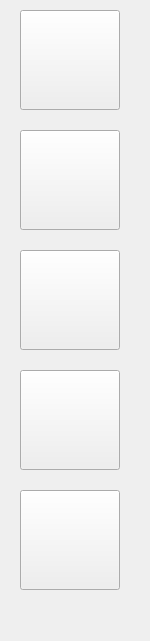
  <widget class="QFrame" name="frame">
   <property name="geometry">
    <rect>
     <x>0</x>
     <y>70</y>
     <width>150</width>
     <height>641</height>
    </rect>
   </property>
   <property name="styleSheet">
    <string notr="true"/>
   </property>
   <property name="frameShape">
    <enum>QFrame::NoFrame</enum>
   </property>
   <property name="frameShadow">
    <enum>QFrame::Raised</enum>
   </property>
   <widget class="QPushButton" name="pushButton_cnc">
    <property name="geometry">
     <rect>
      <x>20</x>
      <y>370</y>
      <width>100</width>
      <height>100</height>
     </rect>
    </property>
    <property name="styleSheet">
     <string notr="true">image: url(:/icon/icon/004-configuration.png);</string>
    </property>
    <property name="text">
     <string/>
    </property>
   </widget>
   <widget class="QPushButton" name="pushButton_room">
    <property name="geometry">
     <rect>
      <x>20</x>
      <y>10</y>
      <width>100</width>
      <height>100</height>
     </rect>
    </property>
    <property name="styleSheet">
     <string notr="true">image: url(:/icon/icon/home.png);</string>
    </property>
    <property name="text">
     <string/>
    </property>
   </widget>
   <widget class="QPushButton" name="pushButton_we">
    <property name="geometry">
     <rect>
      <x>20</x>
      <y>130</y>
      <width>100</width>
      <height>100</height>
     </rect>
    </property>
    <property name="styleSheet">
     <string notr="true">image: url(:/icon/icon/002-cloud.png);</string>
    </property>
    <property name="text">
     <string/>
    </property>
   </widget>
   <widget class="QPushButton" name="pushButton_cctv">
    <property name="geometry">
     <rect>
      <x>20</x>
      <y>250</y>
      <width>100</width>
      <height>100</height>
     </rect>
    </property>
    <property name="styleSheet">
     <string notr="true">image: url(:/icon/icon/011-volume.png);</string>
    </property>
    <property name="text">
     <string/>
    </property>
   </widget>
   <widget class="QPushButton" name="pushButton_set">
    <property name="geometry">
     <rect>
      <x>20</x>
      <y>490</y>
      <width>100</width>
      <height>100</height>
     </rect>
    </property>
    <property name="styleSheet">
     <string notr="true">image: url(:/icon/icon/026-settings.png);
</string>
    </property>
    <property name="text">
     <string/>
    </property>
   </widget>
  </widget>
